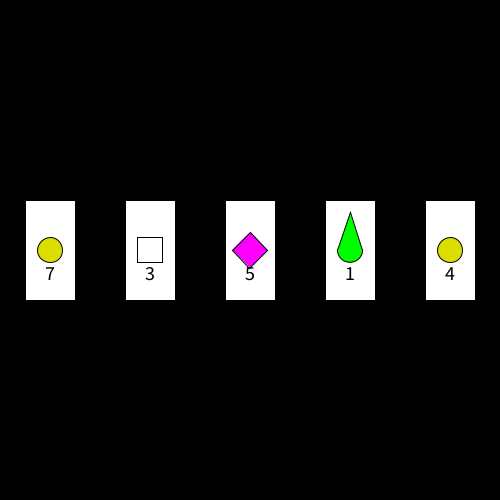
Frame 1 (no input)
Frame 60 (the mouse pressed at the canvas centre just before this capture): identical to frame 1, image omitted
Frame 120 (the mouse held since frame 60 and released just before this capture): identical to frame 1, image omitted

The Processing sketch that drew this single still picture (run headless with seeded random() and noise(); from frame 60 on, the mouse is pressed at the canvas centre):

// Processing sketch: MiniLab_Redo_Solution_Demo
// ── MiniLab_Redo_Solution_Demo.pde
void setup() {
  size(500, 500);
  background(0);

  rectMode(CENTER);
  textAlign(CENTER);
  textSize(20);
  for (int x = 50; x <= width - 50; x += (width - 100)/4) { // for each card
    fill(255);
    rect(x, height/2, 50, 100);

    int cardNum = int(random(1, 11));
    fill(0);
    text(cardNum, x, height/2 + 30);
    int shape = int(random(1, 5));
    int col = int(random(0, 2));
    if (shape == 1) { // teardrop
      if (col == 0) {
        fill(0, 255, 0);
        teardrop(x, height/2, 25);
      } else {
        fill(0, 0, 255);
        teardrop(x, height/2, 25);
      }
    } else if (shape == 2) { // circle
      if (col == 0) {
        fill(255, 0, 0);
        circle(x, height/2, 25);
      } else {
        fill(220, 220, 0);
        circle(x, height/2, 25);
      }
    } else if (shape == 3) { // diamond
      if (col == 0) {
        fill(255, 0, 255);
        diamond(x, height/2, 25);
      } else {
        fill(255, 0, 0);
        diamond(x, height/2, 25);
      }
    } else { // square
      if (col == 0) {
        fill(255);
        square(x, height/2, 25);
      } else {
        fill(0);
        square(x, height/2, 25);
      }
    }
  }
}








void teardrop(float x, float y, float w) {
  triangle(x-w/2, y, x, y-1.5*w, x+w/2, y);
  arc(x, y, w, w, radians(-3), radians(183), OPEN);
}

void diamond(float x, float y, float w) {
  push();
  rectMode(CENTER);
  translate(x, y);
  rotate(radians(45));
  square(0, 0, w);
  pop();
}

void draw() {
}
